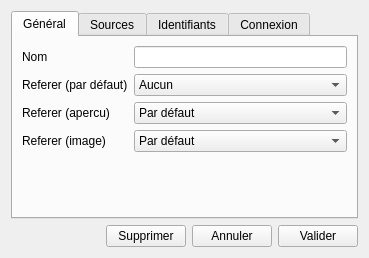
<?xml version="1.0" encoding="UTF-8"?>
<ui version="4.0">
 <class>SourcesSettingsWindow</class>
 <widget class="QDialog" name="SourcesSettingsWindow">
  <property name="geometry">
   <rect>
    <x>0</x>
    <y>0</y>
    <width>369</width>
    <height>246</height>
   </rect>
  </property>
  <property name="windowTitle">
   <string>Options de site</string>
  </property>
  <property name="windowIcon">
   <iconset resource="../resources.qrc">
    <normaloff>:/images/icon.ico</normaloff>:/images/icon.ico</iconset>
  </property>
  <layout class="QVBoxLayout" name="verticalLayout">
   <item>
    <widget class="QTabWidget" name="tabWidget">
     <property name="currentIndex">
      <number>0</number>
     </property>
     <widget class="QWidget" name="tabGeneral">
      <attribute name="title">
       <string>Général</string>
      </attribute>
      <layout class="QFormLayout" name="formLayout_5">
       <property name="fieldGrowthPolicy">
        <enum>QFormLayout::AllNonFixedFieldsGrow</enum>
       </property>
       <item row="1" column="0">
        <widget class="QLabel" name="labelReferer">
         <property name="text">
          <string>Referer (par défaut)</string>
         </property>
        </widget>
       </item>
       <item row="1" column="1">
        <widget class="QComboBox" name="comboReferer">
         <item>
          <property name="text">
           <string>Aucun</string>
          </property>
         </item>
         <item>
          <property name="text">
           <string>Site</string>
          </property>
         </item>
         <item>
          <property name="text">
           <string>Page</string>
          </property>
         </item>
         <item>
          <property name="text">
           <string>Image</string>
          </property>
         </item>
        </widget>
       </item>
       <item row="2" column="0">
        <widget class="QLabel" name="labelRefererPreview">
         <property name="text">
          <string>Referer (apercu)</string>
         </property>
        </widget>
       </item>
       <item row="2" column="1">
        <widget class="QComboBox" name="comboRefererPreview">
         <item>
          <property name="text">
           <string>Par défaut</string>
          </property>
         </item>
         <item>
          <property name="text">
           <string>Aucun</string>
          </property>
         </item>
         <item>
          <property name="text">
           <string>Site</string>
          </property>
         </item>
         <item>
          <property name="text">
           <string>Page</string>
          </property>
         </item>
         <item>
          <property name="text">
           <string>Image</string>
          </property>
         </item>
        </widget>
       </item>
       <item row="3" column="0">
        <widget class="QLabel" name="labelRefererImage">
         <property name="text">
          <string>Referer (image)</string>
         </property>
        </widget>
       </item>
       <item row="3" column="1">
        <widget class="QComboBox" name="comboRefererImage">
         <item>
          <property name="text">
           <string>Par défaut</string>
          </property>
         </item>
         <item>
          <property name="text">
           <string>Aucun</string>
          </property>
         </item>
         <item>
          <property name="text">
           <string>Site</string>
          </property>
         </item>
         <item>
          <property name="text">
           <string>Page</string>
          </property>
         </item>
         <item>
          <property name="text">
           <string>Détails</string>
          </property>
         </item>
         <item>
          <property name="text">
           <string>Image</string>
          </property>
         </item>
        </widget>
       </item>
       <item row="0" column="0">
        <widget class="QLabel" name="labelSiteName">
         <property name="text">
          <string>Nom</string>
         </property>
        </widget>
       </item>
       <item row="0" column="1">
        <widget class="QLineEdit" name="lineSiteName"/>
       </item>
      </layout>
     </widget>
     <widget class="QWidget" name="tabSources">
      <attribute name="title">
       <string>Sources</string>
      </attribute>
      <layout class="QFormLayout" name="formLayout_3">
       <item row="1" column="0" colspan="2">
        <widget class="QWidget" name="widget" native="true">
         <property name="enabled">
          <bool>false</bool>
         </property>
         <layout class="QFormLayout" name="formLayout_2">
          <property name="fieldGrowthPolicy">
           <enum>QFormLayout::AllNonFixedFieldsGrow</enum>
          </property>
          <property name="leftMargin">
           <number>18</number>
          </property>
          <property name="topMargin">
           <number>0</number>
          </property>
          <property name="rightMargin">
           <number>0</number>
          </property>
          <property name="bottomMargin">
           <number>0</number>
          </property>
          <item row="0" column="0">
           <widget class="QLabel" name="labelSources1">
            <property name="text">
             <string>Source 1</string>
            </property>
           </widget>
          </item>
          <item row="0" column="1">
           <widget class="QComboBox" name="comboSources1">
            <property name="currentIndex">
             <number>0</number>
            </property>
            <item>
             <property name="text">
              <string>XML</string>
             </property>
            </item>
            <item>
             <property name="text">
              <string>JSON</string>
             </property>
            </item>
            <item>
             <property name="text">
              <string>Regex</string>
             </property>
            </item>
            <item>
             <property name="text">
              <string>RSS</string>
             </property>
            </item>
           </widget>
          </item>
          <item row="1" column="0">
           <widget class="QLabel" name="labelSources2">
            <property name="text">
             <string>Source 2</string>
            </property>
           </widget>
          </item>
          <item row="1" column="1">
           <widget class="QComboBox" name="comboSources2">
            <property name="currentIndex">
             <number>1</number>
            </property>
            <item>
             <property name="text">
              <string>XML</string>
             </property>
            </item>
            <item>
             <property name="text">
              <string>JSON</string>
             </property>
            </item>
            <item>
             <property name="text">
              <string>Regex</string>
             </property>
            </item>
            <item>
             <property name="text">
              <string>RSS</string>
             </property>
            </item>
           </widget>
          </item>
          <item row="2" column="0">
           <widget class="QLabel" name="labelSources3">
            <property name="text">
             <string>Source 3</string>
            </property>
           </widget>
          </item>
          <item row="2" column="1">
           <widget class="QComboBox" name="comboSources3">
            <property name="currentIndex">
             <number>2</number>
            </property>
            <item>
             <property name="text">
              <string>XML</string>
             </property>
            </item>
            <item>
             <property name="text">
              <string>JSON</string>
             </property>
            </item>
            <item>
             <property name="text">
              <string>Regex</string>
             </property>
            </item>
            <item>
             <property name="text">
              <string>RSS</string>
             </property>
            </item>
           </widget>
          </item>
          <item row="3" column="0">
           <widget class="QLabel" name="labelSources4">
            <property name="text">
             <string>Source 4</string>
            </property>
           </widget>
          </item>
          <item row="3" column="1">
           <widget class="QComboBox" name="comboSources4">
            <property name="currentIndex">
             <number>3</number>
            </property>
            <item>
             <property name="text">
              <string>XML</string>
             </property>
            </item>
            <item>
             <property name="text">
              <string>JSON</string>
             </property>
            </item>
            <item>
             <property name="text">
              <string>Regex</string>
             </property>
            </item>
            <item>
             <property name="text">
              <string>RSS</string>
             </property>
            </item>
           </widget>
          </item>
         </layout>
        </widget>
       </item>
       <item row="0" column="0" colspan="2">
        <widget class="QCheckBox" name="checkSourcesDefault">
         <property name="text">
          <string>Utiliser les sources par défaut</string>
         </property>
         <property name="checked">
          <bool>true</bool>
         </property>
        </widget>
       </item>
      </layout>
     </widget>
     <widget class="QWidget" name="tabCredentials">
      <attribute name="title">
       <string>Identifiants</string>
      </attribute>
      <layout class="QFormLayout" name="formLayout_4">
       <item row="0" column="0">
        <widget class="QLabel" name="labelAuthPseudo">
         <property name="text">
          <string>Pseudo</string>
         </property>
        </widget>
       </item>
       <item row="0" column="1">
        <widget class="QLineEdit" name="lineAuthPseudo"/>
       </item>
       <item row="1" column="0">
        <widget class="QLabel" name="labelAuthPassword">
         <property name="text">
          <string>Mot de passe</string>
         </property>
        </widget>
       </item>
       <item row="1" column="1">
        <layout class="QHBoxLayout" name="layoutHashPassword">
         <item>
          <widget class="QLineEdit" name="lineAuthPassword"/>
         </item>
         <item>
          <widget class="QPushButton" name="buttonAuthHash">
           <property name="text">
            <string>Hasher un mot de passe</string>
           </property>
          </widget>
         </item>
        </layout>
       </item>
       <item row="2" column="0" colspan="2">
        <layout class="QHBoxLayout" name="layoutTestCredentials" stretch="1,0">
         <item>
          <widget class="QLabel" name="labelTestCredentials">
           <property name="text">
            <string/>
           </property>
          </widget>
         </item>
         <item>
          <widget class="QPushButton" name="buttonTestCredentials">
           <property name="text">
            <string>Tester</string>
           </property>
          </widget>
         </item>
        </layout>
       </item>
      </layout>
     </widget>
     <widget class="QWidget" name="tabLogin">
      <attribute name="title">
       <string>Connexion</string>
      </attribute>
      <layout class="QVBoxLayout" name="verticalLayout_2">
       <item>
        <widget class="QCheckBox" name="checkLoginParameter">
         <property name="text">
          <string>Passage dans l'url</string>
         </property>
         <property name="checked">
          <bool>true</bool>
         </property>
        </widget>
       </item>
       <item>
        <widget class="QWidget" name="widget_2" native="true">
         <property name="enabled">
          <bool>false</bool>
         </property>
         <layout class="QFormLayout" name="formLayout_6">
          <property name="leftMargin">
           <number>18</number>
          </property>
          <property name="topMargin">
           <number>0</number>
          </property>
          <property name="rightMargin">
           <number>0</number>
          </property>
          <property name="bottomMargin">
           <number>0</number>
          </property>
          <item row="0" column="0">
           <widget class="QLabel" name="label_8">
            <property name="text">
             <string>Méthode</string>
            </property>
           </widget>
          </item>
          <item row="0" column="1">
           <widget class="QComboBox" name="comboLoginMethod">
            <property name="currentIndex">
             <number>1</number>
            </property>
            <item>
             <property name="text">
              <string>GET</string>
             </property>
            </item>
            <item>
             <property name="text">
              <string>POST</string>
             </property>
            </item>
           </widget>
          </item>
          <item row="2" column="0">
           <widget class="QLabel" name="label_9">
            <property name="text">
             <string>Pseudo</string>
            </property>
           </widget>
          </item>
          <item row="3" column="0">
           <widget class="QLabel" name="label_10">
            <property name="text">
             <string>Password</string>
            </property>
           </widget>
          </item>
          <item row="1" column="0">
           <widget class="QLabel" name="label_11">
            <property name="text">
             <string>URL</string>
            </property>
           </widget>
          </item>
          <item row="1" column="1">
           <widget class="QLineEdit" name="lineLoginUrl"/>
          </item>
          <item row="2" column="1">
           <widget class="QLineEdit" name="lineLoginPseudo"/>
          </item>
          <item row="3" column="1">
           <widget class="QLineEdit" name="lineLoginPassword"/>
          </item>
         </layout>
        </widget>
       </item>
       <item>
        <layout class="QHBoxLayout" name="horizontalLayout_5" stretch="1,0">
         <item>
          <widget class="QLabel" name="labelTestLogin">
           <property name="text">
            <string/>
           </property>
          </widget>
         </item>
         <item>
          <widget class="QPushButton" name="pushButton_5">
           <property name="text">
            <string>Tester</string>
           </property>
          </widget>
         </item>
        </layout>
       </item>
      </layout>
     </widget>
    </widget>
   </item>
   <item>
    <layout class="QHBoxLayout" name="layoutButtons">
     <property name="margin">
      <number>0</number>
     </property>
     <item>
      <spacer name="spacerButtons">
       <property name="orientation">
        <enum>Qt::Horizontal</enum>
       </property>
       <property name="sizeHint" stdset="0">
        <size>
         <width>40</width>
         <height>20</height>
        </size>
       </property>
      </spacer>
     </item>
     <item>
      <widget class="QPushButton" name="buttonDelete">
       <property name="text">
        <string>Supprimer</string>
       </property>
      </widget>
     </item>
     <item>
      <widget class="QPushButton" name="buttonCancel">
       <property name="text">
        <string>Annuler</string>
       </property>
      </widget>
     </item>
     <item>
      <widget class="QPushButton" name="buttonAccept">
       <property name="text">
        <string>Valider</string>
       </property>
      </widget>
     </item>
    </layout>
   </item>
  </layout>
 </widget>
 <tabstops>
  <tabstop>tabWidget</tabstop>
  <tabstop>lineSiteName</tabstop>
  <tabstop>comboReferer</tabstop>
  <tabstop>comboRefererPreview</tabstop>
  <tabstop>comboRefererImage</tabstop>
  <tabstop>checkSourcesDefault</tabstop>
  <tabstop>comboSources1</tabstop>
  <tabstop>comboSources2</tabstop>
  <tabstop>comboSources3</tabstop>
  <tabstop>comboSources4</tabstop>
  <tabstop>lineAuthPseudo</tabstop>
  <tabstop>lineAuthPassword</tabstop>
  <tabstop>buttonAuthHash</tabstop>
  <tabstop>buttonTestCredentials</tabstop>
  <tabstop>checkLoginParameter</tabstop>
  <tabstop>comboLoginMethod</tabstop>
  <tabstop>lineLoginUrl</tabstop>
  <tabstop>lineLoginPseudo</tabstop>
  <tabstop>lineLoginPassword</tabstop>
  <tabstop>pushButton_5</tabstop>
  <tabstop>buttonDelete</tabstop>
  <tabstop>buttonCancel</tabstop>
  <tabstop>buttonAccept</tabstop>
 </tabstops>
 <resources>
  <include location="../resources.qrc"/>
 </resources>
 <connections>
  <connection>
   <sender>checkSourcesDefault</sender>
   <signal>toggled(bool)</signal>
   <receiver>widget</receiver>
   <slot>setDisabled(bool)</slot>
   <hints>
    <hint type="sourcelabel">
     <x>168</x>
     <y>56</y>
    </hint>
    <hint type="destinationlabel">
     <x>153</x>
     <y>98</y>
    </hint>
   </hints>
  </connection>
  <connection>
   <sender>buttonDelete</sender>
   <signal>clicked()</signal>
   <receiver>SourcesSettingsWindow</receiver>
   <slot>deleteSite()</slot>
   <hints>
    <hint type="sourcelabel">
     <x>196</x>
     <y>235</y>
    </hint>
    <hint type="destinationlabel">
     <x>256</x>
     <y>210</y>
    </hint>
   </hints>
  </connection>
  <connection>
   <sender>buttonCancel</sender>
   <signal>clicked()</signal>
   <receiver>SourcesSettingsWindow</receiver>
   <slot>reject()</slot>
   <hints>
    <hint type="sourcelabel">
     <x>277</x>
     <y>235</y>
    </hint>
    <hint type="destinationlabel">
     <x>345</x>
     <y>208</y>
    </hint>
   </hints>
  </connection>
  <connection>
   <sender>buttonAccept</sender>
   <signal>clicked()</signal>
   <receiver>SourcesSettingsWindow</receiver>
   <slot>accept()</slot>
   <hints>
    <hint type="sourcelabel">
     <x>358</x>
     <y>235</y>
    </hint>
    <hint type="destinationlabel">
     <x>368</x>
     <y>205</y>
    </hint>
   </hints>
  </connection>
  <connection>
   <sender>checkLoginParameter</sender>
   <signal>toggled(bool)</signal>
   <receiver>widget_2</receiver>
   <slot>setDisabled(bool)</slot>
   <hints>
    <hint type="sourcelabel">
     <x>117</x>
     <y>55</y>
    </hint>
    <hint type="destinationlabel">
     <x>142</x>
     <y>65</y>
    </hint>
   </hints>
  </connection>
  <connection>
   <sender>buttonTestCredentials</sender>
   <signal>clicked()</signal>
   <receiver>SourcesSettingsWindow</receiver>
   <slot>testLogin()</slot>
   <hints>
    <hint type="sourcelabel">
     <x>300</x>
     <y>113</y>
    </hint>
    <hint type="destinationlabel">
     <x>273</x>
     <y>141</y>
    </hint>
   </hints>
  </connection>
  <connection>
   <sender>pushButton_5</sender>
   <signal>clicked()</signal>
   <receiver>SourcesSettingsWindow</receiver>
   <slot>testLogin()</slot>
   <hints>
    <hint type="sourcelabel">
     <x>317</x>
     <y>178</y>
    </hint>
    <hint type="destinationlabel">
     <x>256</x>
     <y>193</y>
    </hint>
   </hints>
  </connection>
 </connections>
 <slots>
  <slot>deleteSite()</slot>
  <slot>testLogin()</slot>
 </slots>
</ui>
